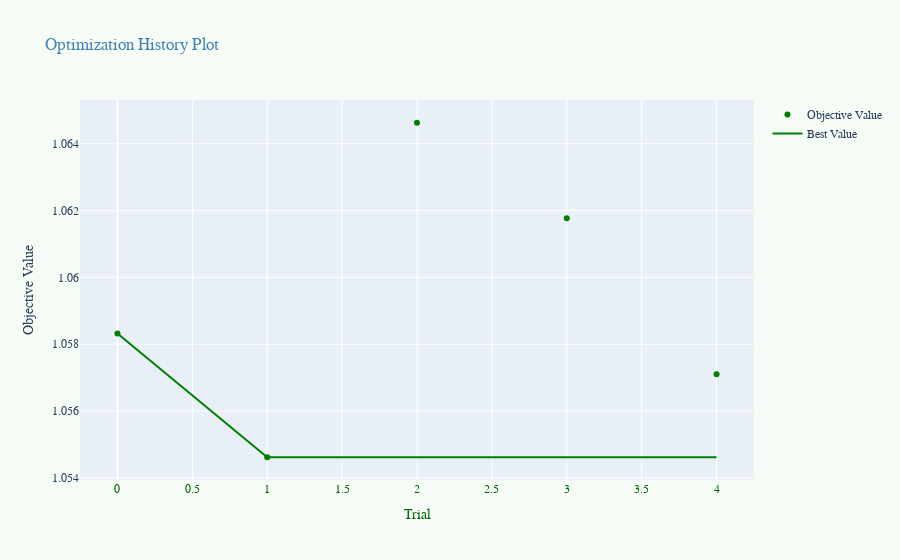

The cell this chart's notebook holds for it:
### Code cell
fig = optuna.visualization.plot_optimization_history(study_CatBoost)
fig.update_layout(
    font_family="Courier New",
    font_size=12,
    title_font_family="Times New Roman",
    title_font_color="steelblue",
    legend_title_font_color="black",
    plot_bgcolor='#e9eff6',
    paper_bgcolor='#f5fbf5',
)
fig.update_xaxes(color = "darkgreen")
fig.update_traces(marker_color='green')

### Figure 1 — Plotly figure (JSON) as saved in the notebook; plotly's stock layout.template omitted (floating-point values rounded to 4 significant figures)
{"data": [{"marker": {"color": "green"}, "mode": "markers", "name": "Objective Value", "type": "scatter", "x": [0, 1, 2, 3, 4], "y": [1.058, 1.055, 1.065, 1.062, 1.057]}, {"marker": {"color": "green"}, "mode": "lines", "name": "Best Value", "type": "scatter", "x": [0, 1, 2, 3, 4], "y": [1.058, 1.055, 1.055, 1.055, 1.055]}, {"marker": {"color": "green"}, "mode": "markers", "name": "Infeasible Trial", "showlegend": false, "type": "scatter", "x": [], "y": []}], "layout": {"font": {"family": "Courier New", "size": 12}, "legend": {"title": {"font": {"color": "black"}}}, "paper_bgcolor": "#f5fbf5", "plot_bgcolor": "#e9eff6", "title": {"font": {"color": "steelblue", "family": "Times New Roman"}, "text": "Optimization History Plot"}, "xaxis": {"color": "darkgreen", "title": {"text": "Trial"}}, "yaxis": {"title": {"text": "Objective Value"}}}}
